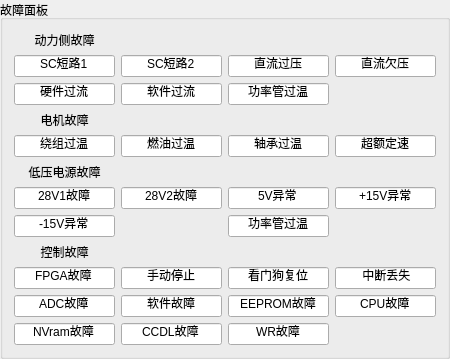
         <widget class="QGroupBox" name="FaultGroupBox">
          <property name="minimumSize">
           <size>
            <width>400</width>
            <height>0</height>
           </size>
          </property>
          <property name="maximumSize">
           <size>
            <width>450</width>
            <height>16777215</height>
           </size>
          </property>
          <property name="title">
           <string>故障面板</string>
          </property>
          <layout class="QVBoxLayout" name="verticalLayout_4">
           <item>
            <layout class="QGridLayout" name="gridLayout_3">
             <item row="2" column="2">
              <widget class="QLineEdit" name="lineEdit_29">
               <property name="text">
                <string>功率管过温</string>
               </property>
               <property name="alignment">
                <set>Qt::AlignCenter</set>
               </property>
               <property name="readOnly">
                <bool>true</bool>
               </property>
               <property name="clearButtonEnabled">
                <bool>false</bool>
               </property>
              </widget>
             </item>
             <item row="2" column="0">
              <widget class="QLineEdit" name="lineEdit_22">
               <property name="text">
                <string>硬件过流</string>
               </property>
               <property name="alignment">
                <set>Qt::AlignCenter</set>
               </property>
               <property name="readOnly">
                <bool>true</bool>
               </property>
               <property name="clearButtonEnabled">
                <bool>false</bool>
               </property>
              </widget>
             </item>
             <item row="1" column="2">
              <widget class="QLineEdit" name="lineEdit_25">
               <property name="text">
                <string>直流过压</string>
               </property>
               <property name="alignment">
                <set>Qt::AlignCenter</set>
               </property>
               <property name="readOnly">
                <bool>true</bool>
               </property>
               <property name="clearButtonEnabled">
                <bool>false</bool>
               </property>
              </widget>
             </item>
             <item row="1" column="3">
              <widget class="QLineEdit" name="lineEdit_31">
               <property name="text">
                <string>直流欠压</string>
               </property>
               <property name="alignment">
                <set>Qt::AlignCenter</set>
               </property>
               <property name="readOnly">
                <bool>true</bool>
               </property>
               <property name="clearButtonEnabled">
                <bool>false</bool>
               </property>
              </widget>
             </item>
             <item row="2" column="1">
              <widget class="QLineEdit" name="lineEdit_24">
               <property name="text">
                <string>软件过流</string>
               </property>
               <property name="alignment">
                <set>Qt::AlignCenter</set>
               </property>
               <property name="readOnly">
                <bool>true</bool>
               </property>
               <property name="clearButtonEnabled">
                <bool>false</bool>
               </property>
              </widget>
             </item>
             <item row="1" column="0">
              <widget class="QLineEdit" name="lineEdit_19">
               <property name="text">
                <string>SC短路1</string>
               </property>
               <property name="alignment">
                <set>Qt::AlignCenter</set>
               </property>
               <property name="readOnly">
                <bool>true</bool>
               </property>
               <property name="clearButtonEnabled">
                <bool>false</bool>
               </property>
              </widget>
             </item>
             <item row="1" column="1">
              <widget class="QLineEdit" name="lineEdit_30">
               <property name="text">
                <string>SC短路2</string>
               </property>
               <property name="alignment">
                <set>Qt::AlignCenter</set>
               </property>
               <property name="readOnly">
                <bool>true</bool>
               </property>
               <property name="clearButtonEnabled">
                <bool>false</bool>
               </property>
              </widget>
             </item>
             <item row="0" column="0">
              <widget class="QLabel" name="label_9">
               <property name="font">
                <font>
                 <family>Arial</family>
                </font>
               </property>
               <property name="text">
                <string>动力侧故障</string>
               </property>
               <property name="textFormat">
                <enum>Qt::PlainText</enum>
               </property>
               <property name="alignment">
                <set>Qt::AlignCenter</set>
               </property>
              </widget>
             </item>
            </layout>
           </item>
           <item>
            <layout class="QGridLayout" name="gridLayout_4">
             <item row="1" column="2">
              <widget class="QLineEdit" name="lineEdit_34">
               <property name="text">
                <string>轴承过温</string>
               </property>
               <property name="alignment">
                <set>Qt::AlignCenter</set>
               </property>
               <property name="readOnly">
                <bool>true</bool>
               </property>
               <property name="clearButtonEnabled">
                <bool>false</bool>
               </property>
              </widget>
             </item>
             <item row="1" column="0">
              <widget class="QLineEdit" name="lineEdit_20">
               <property name="text">
                <string>绕组过温</string>
               </property>
               <property name="alignment">
                <set>Qt::AlignCenter</set>
               </property>
               <property name="readOnly">
                <bool>true</bool>
               </property>
               <property name="clearButtonEnabled">
                <bool>false</bool>
               </property>
              </widget>
             </item>
             <item row="1" column="1">
              <widget class="QLineEdit" name="lineEdit_35">
               <property name="text">
                <string>燃油过温</string>
               </property>
               <property name="alignment">
                <set>Qt::AlignCenter</set>
               </property>
               <property name="readOnly">
                <bool>true</bool>
               </property>
               <property name="clearButtonEnabled">
                <bool>false</bool>
               </property>
              </widget>
             </item>
             <item row="1" column="3">
              <widget class="QLineEdit" name="lineEdit_32">
               <property name="text">
                <string>超额定速</string>
               </property>
               <property name="alignment">
                <set>Qt::AlignCenter</set>
               </property>
               <property name="readOnly">
                <bool>true</bool>
               </property>
               <property name="clearButtonEnabled">
                <bool>false</bool>
               </property>
              </widget>
             </item>
             <item row="0" column="0">
              <widget class="QLabel" name="label_10">
               <property name="font">
                <font>
                 <family>Arial</family>
                </font>
               </property>
               <property name="text">
                <string>电机故障</string>
               </property>
               <property name="textFormat">
                <enum>Qt::PlainText</enum>
               </property>
               <property name="alignment">
                <set>Qt::AlignCenter</set>
               </property>
              </widget>
             </item>
            </layout>
           </item>
           <item>
            <layout class="QGridLayout" name="gridLayout_7">
             <item row="1" column="0">
              <widget class="QLineEdit" name="lineEdit_4">
               <property name="text">
                <string>28V1故障</string>
               </property>
               <property name="alignment">
                <set>Qt::AlignCenter</set>
               </property>
               <property name="readOnly">
                <bool>true</bool>
               </property>
               <property name="clearButtonEnabled">
                <bool>false</bool>
               </property>
              </widget>
             </item>
             <item row="1" column="1">
              <widget class="QLineEdit" name="lineEdit_5">
               <property name="text">
                <string>28V2故障</string>
               </property>
               <property name="alignment">
                <set>Qt::AlignCenter</set>
               </property>
               <property name="readOnly">
                <bool>true</bool>
               </property>
               <property name="clearButtonEnabled">
                <bool>false</bool>
               </property>
              </widget>
             </item>
             <item row="1" column="3">
              <widget class="QLineEdit" name="lineEdit_23">
               <property name="text">
                <string>+15V异常</string>
               </property>
               <property name="alignment">
                <set>Qt::AlignCenter</set>
               </property>
               <property name="readOnly">
                <bool>true</bool>
               </property>
               <property name="clearButtonEnabled">
                <bool>false</bool>
               </property>
              </widget>
             </item>
             <item row="2" column="2">
              <widget class="QLineEdit" name="lineEdit_45">
               <property name="text">
                <string>功率管过温</string>
               </property>
               <property name="alignment">
                <set>Qt::AlignCenter</set>
               </property>
               <property name="readOnly">
                <bool>true</bool>
               </property>
               <property name="clearButtonEnabled">
                <bool>false</bool>
               </property>
              </widget>
             </item>
             <item row="2" column="0">
              <widget class="QLineEdit" name="lineEdit_44">
               <property name="text">
                <string>-15V异常</string>
               </property>
               <property name="alignment">
                <set>Qt::AlignCenter</set>
               </property>
               <property name="readOnly">
                <bool>true</bool>
               </property>
               <property name="clearButtonEnabled">
                <bool>false</bool>
               </property>
              </widget>
             </item>
             <item row="1" column="2">
              <widget class="QLineEdit" name="lineEdit_28">
               <property name="text">
                <string>5V异常</string>
               </property>
               <property name="alignment">
                <set>Qt::AlignCenter</set>
               </property>
               <property name="readOnly">
                <bool>true</bool>
               </property>
               <property name="clearButtonEnabled">
                <bool>false</bool>
               </property>
              </widget>
             </item>
             <item row="0" column="0">
              <widget class="QLabel" name="label_11">
               <property name="font">
                <font>
                 <family>Arial</family>
                </font>
               </property>
               <property name="text">
                <string>低压电源故障</string>
               </property>
               <property name="textFormat">
                <enum>Qt::PlainText</enum>
               </property>
               <property name="alignment">
                <set>Qt::AlignCenter</set>
               </property>
              </widget>
             </item>
            </layout>
           </item>
           <item>
            <layout class="QGridLayout" name="gridLayout_8">
             <item row="2" column="0">
              <widget class="QLineEdit" name="lineEdit_50">
               <property name="text">
                <string>ADC故障</string>
               </property>
               <property name="alignment">
                <set>Qt::AlignCenter</set>
               </property>
               <property name="readOnly">
                <bool>true</bool>
               </property>
               <property name="clearButtonEnabled">
                <bool>false</bool>
               </property>
              </widget>
             </item>
             <item row="2" column="1">
              <widget class="QLineEdit" name="lineEdit_51">
               <property name="text">
                <string>软件故障</string>
               </property>
               <property name="alignment">
                <set>Qt::AlignCenter</set>
               </property>
               <property name="readOnly">
                <bool>true</bool>
               </property>
               <property name="clearButtonEnabled">
                <bool>false</bool>
               </property>
              </widget>
             </item>
             <item row="2" column="3">
              <widget class="QLineEdit" name="lineEdit_52">
               <property name="text">
                <string>CPU故障</string>
               </property>
               <property name="alignment">
                <set>Qt::AlignCenter</set>
               </property>
               <property name="readOnly">
                <bool>true</bool>
               </property>
               <property name="clearButtonEnabled">
                <bool>false</bool>
               </property>
              </widget>
             </item>
             <item row="3" column="0">
              <widget class="QLineEdit" name="lineEdit_53">
               <property name="text">
                <string>NVram故障</string>
               </property>
               <property name="alignment">
                <set>Qt::AlignCenter</set>
               </property>
               <property name="readOnly">
                <bool>true</bool>
               </property>
               <property name="clearButtonEnabled">
                <bool>false</bool>
               </property>
              </widget>
             </item>
             <item row="3" column="2">
              <widget class="QLineEdit" name="lineEdit_55">
               <property name="text">
                <string>WR故障</string>
               </property>
               <property name="alignment">
                <set>Qt::AlignCenter</set>
               </property>
               <property name="readOnly">
                <bool>true</bool>
               </property>
               <property name="clearButtonEnabled">
                <bool>false</bool>
               </property>
              </widget>
             </item>
             <item row="2" column="2">
              <widget class="QLineEdit" name="lineEdit_48">
               <property name="text">
                <string>EEPROM故障</string>
               </property>
               <property name="alignment">
                <set>Qt::AlignCenter</set>
               </property>
               <property name="readOnly">
                <bool>true</bool>
               </property>
               <property name="clearButtonEnabled">
                <bool>false</bool>
               </property>
              </widget>
             </item>
             <item row="1" column="3">
              <widget class="QLineEdit" name="lineEdit_49">
               <property name="text">
                <string> 中断丢失</string>
               </property>
               <property name="alignment">
                <set>Qt::AlignCenter</set>
               </property>
               <property name="readOnly">
                <bool>true</bool>
               </property>
               <property name="clearButtonEnabled">
                <bool>false</bool>
               </property>
              </widget>
             </item>
             <item row="1" column="2">
              <widget class="QLineEdit" name="lineEdit_46">
               <property name="text">
                <string>看门狗复位</string>
               </property>
               <property name="alignment">
                <set>Qt::AlignCenter</set>
               </property>
               <property name="readOnly">
                <bool>true</bool>
               </property>
               <property name="clearButtonEnabled">
                <bool>false</bool>
               </property>
              </widget>
             </item>
             <item row="1" column="1">
              <widget class="QLineEdit" name="lineEdit_47">
               <property name="text">
                <string>手动停止</string>
               </property>
               <property name="alignment">
                <set>Qt::AlignCenter</set>
               </property>
               <property name="readOnly">
                <bool>true</bool>
               </property>
               <property name="clearButtonEnabled">
                <bool>false</bool>
               </property>
              </widget>
             </item>
             <item row="1" column="0">
              <widget class="QLineEdit" name="lineEdit_6">
               <property name="text">
                <string>FPGA故障</string>
               </property>
               <property name="alignment">
                <set>Qt::AlignCenter</set>
               </property>
               <property name="readOnly">
                <bool>true</bool>
               </property>
               <property name="clearButtonEnabled">
                <bool>false</bool>
               </property>
              </widget>
             </item>
             <item row="3" column="1">
              <widget class="QLineEdit" name="lineEdit_54">
               <property name="text">
                <string>CCDL故障</string>
               </property>
               <property name="alignment">
                <set>Qt::AlignCenter</set>
               </property>
               <property name="readOnly">
                <bool>true</bool>
               </property>
               <property name="clearButtonEnabled">
                <bool>false</bool>
               </property>
              </widget>
             </item>
             <item row="0" column="0">
              <widget class="QLabel" name="label_15">
               <property name="font">
                <font>
                 <family>Arial</family>
                </font>
               </property>
               <property name="text">
                <string>控制故障</string>
               </property>
               <property name="textFormat">
                <enum>Qt::PlainText</enum>
               </property>
               <property name="alignment">
                <set>Qt::AlignCenter</set>
               </property>
              </widget>
             </item>
            </layout>
           </item>
          </layout>
         </widget>
